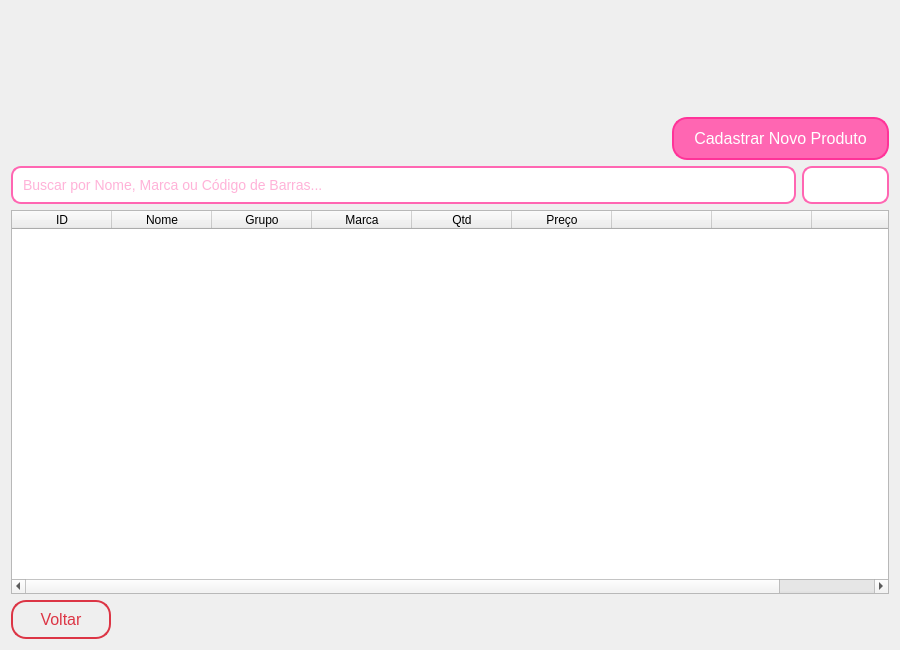
<?xml version="1.0" encoding="UTF-8"?>
<ui version="4.0">
 <class>ListagemProdutos</class>
 <widget class="QDialog" name="ListagemProdutos">
  <property name="geometry">
   <rect>
    <x>0</x>
    <y>0</y>
    <width>900</width>
    <height>650</height>
   </rect>
  </property>
  <property name="windowTitle">
   <string>Listagem de Produtos</string>
  </property>
  <layout class="QVBoxLayout" name="verticalLayout">
   <item>
    <layout class="QHBoxLayout" name="logoHorizontalLayout">
     <item>
      <spacer name="leftSpacer">
       <property name="orientation">
        <enum>Qt::Orientation::Horizontal</enum>
       </property>
       <property name="sizeHint" stdset="0">
        <size>
         <width>40</width>
         <height>20</height>
        </size>
       </property>
      </spacer>
     </item>
     <item>
      <widget class="QLabel" name="logoLabel">
       <property name="minimumSize">
        <size>
         <width>264</width>
         <height>100</height>
        </size>
       </property>
       <property name="maximumSize">
        <size>
         <width>264</width>
         <height>100</height>
        </size>
       </property>
       <property name="pixmap">
        <pixmap resource="resources.qrc">:/imagens/logo.png</pixmap>
       </property>
       <property name="scaledContents">
        <bool>true</bool>
       </property>
      </widget>
     </item>
     <item>
      <spacer name="rightSpacer">
       <property name="orientation">
        <enum>Qt::Orientation::Horizontal</enum>
       </property>
       <property name="sizeHint" stdset="0">
        <size>
         <width>40</width>
         <height>20</height>
        </size>
       </property>
      </spacer>
     </item>
    </layout>
   </item>
   <item>
    <layout class="QHBoxLayout" name="cadastroLayout">
     <item>
      <spacer name="horizontalSpacer_2">
       <property name="orientation">
        <enum>Qt::Orientation::Horizontal</enum>
       </property>
       <property name="sizeHint" stdset="0">
        <size>
         <width>40</width>
         <height>20</height>
        </size>
       </property>
      </spacer>
     </item>
     <item>
      <widget class="QPushButton" name="btnCadastrarProduto">
       <property name="minimumSize">
        <size>
         <width>0</width>
         <height>35</height>
        </size>
       </property>
       <property name="styleSheet">
        <string>
         QPushButton {
          background-color: #FF66B2;
          color: white;
          border-radius: 15px;
          border: 2px solid #FF3399;
          padding: 10px 20px;
          font-size: 16px;
         }
         QPushButton:hover {
          background-color: #FF3399;
          border-color: #FF66B2;
         }
        </string>
       </property>
       <property name="text">
        <string>Cadastrar Novo Produto</string>
       </property>
      </widget>
     </item>
    </layout>
   </item>
   <item>
    <layout class="QHBoxLayout" name="filtrosLayout">
     <item>
      <widget class="QLineEdit" name="buscaLineEdit">
       <property name="styleSheet">
        <string>
         QLineEdit {
          border: 2px solid #FF66B2;
          border-radius: 10px;
          padding: 8px;
          font-size: 14px;
          color: #FF66B2;
         }
         QLineEdit:focus {
          border: 2px solid #FF3399;
         }
        </string>
       </property>
       <property name="placeholderText">
        <string>Buscar por Nome, Marca ou Código de Barras...</string>
       </property>
      </widget>
     </item>
     <item>
      <widget class="QComboBox" name="grupoComboBox">
       <property name="styleSheet">
        <string>
         QComboBox {
          border: 2px solid #FF66B2;
          border-radius: 10px;
          padding: 8px;
          font-size: 14px;
          color: #FF66B2;
         }
         QComboBox:focus {
          border: 2px solid #FF3399;
         }
         QComboBox::drop-down {
          border: none;
          background: transparent;
         }
         QComboBox::down-arrow {
          image: url(:/resources/arrow-down.png);
         }
        </string>
       </property>
       <property name="sizeAdjustPolicy">
        <enum>QComboBox::SizeAdjustPolicy::AdjustToContents</enum>
       </property>
      </widget>
     </item>
    </layout>
   </item>
   <item>
    <widget class="QTableWidget" name="tabelaProdutos">
     <property name="columnCount">
      <number>9</number>
     </property>
     <column>
      <property name="text">
       <string>ID</string>
      </property>
     </column>
     <column>
      <property name="text">
       <string>Nome</string>
      </property>
     </column>
     <column>
      <property name="text">
       <string>Grupo</string>
      </property>
     </column>
     <column>
      <property name="text">
       <string>Marca</string>
      </property>
     </column>
     <column>
      <property name="text">
       <string>Qtd</string>
      </property>
     </column>
     <column>
      <property name="text">
       <string>Preço</string>
      </property>
     </column>
     <column>
      <property name="text">
       <string/>
      </property>
     </column>
     <column>
      <property name="text">
       <string/>
      </property>
     </column>
     <column>
      <property name="text">
       <string/>
      </property>
     </column>
    </widget>
   </item>
   <item>
    <layout class="QHBoxLayout" name="botoesLayout">
     <item>
      <widget class="QPushButton" name="btnVoltar">
       <property name="minimumSize">
        <size>
         <width>100</width>
         <height>35</height>
        </size>
       </property>
       <property name="styleSheet">
        <string>
         QPushButton {
          background-color: transparent;
          color: #DC3545;
          border-radius: 15px;
          border: 2px solid #DC3545;
          padding: 8px 15px;
          font-size: 16px;
         }
         QPushButton:hover {
          background-color: #DC3545;
          color: white;
          border: 2px solid #DC3545;
         }
        </string>
       </property>
       <property name="text">
        <string>Voltar</string>
       </property>
      </widget>
     </item>
     <item>
      <spacer name="horizontalSpacer">
       <property name="orientation">
        <enum>Qt::Orientation::Horizontal</enum>
       </property>
       <property name="sizeHint" stdset="0">
        <size>
         <width>40</width>
         <height>20</height>
        </size>
       </property>
      </spacer>
     </item>
    </layout>
   </item>
  </layout>
 </widget>
 <resources>
  <include location="resources.qrc"/>
 </resources>
 <connections/>
</ui>
